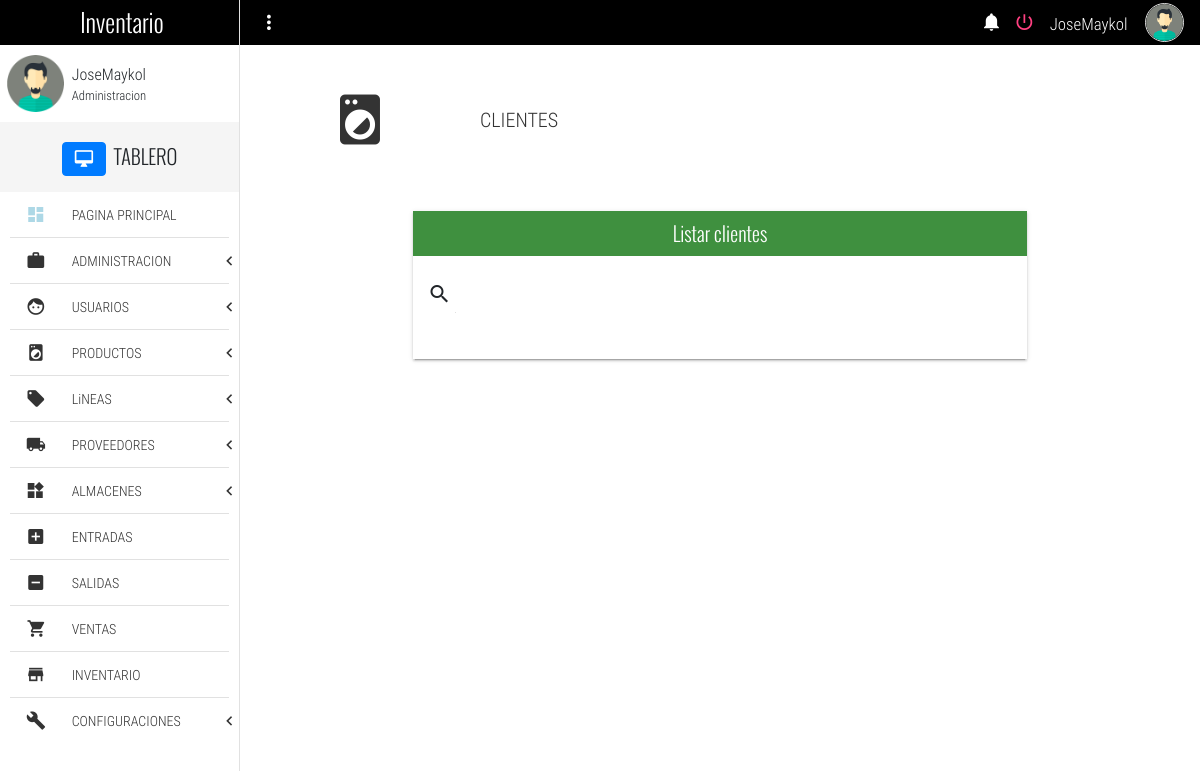
The page /listClient (signed in) on the database as committed earlier.
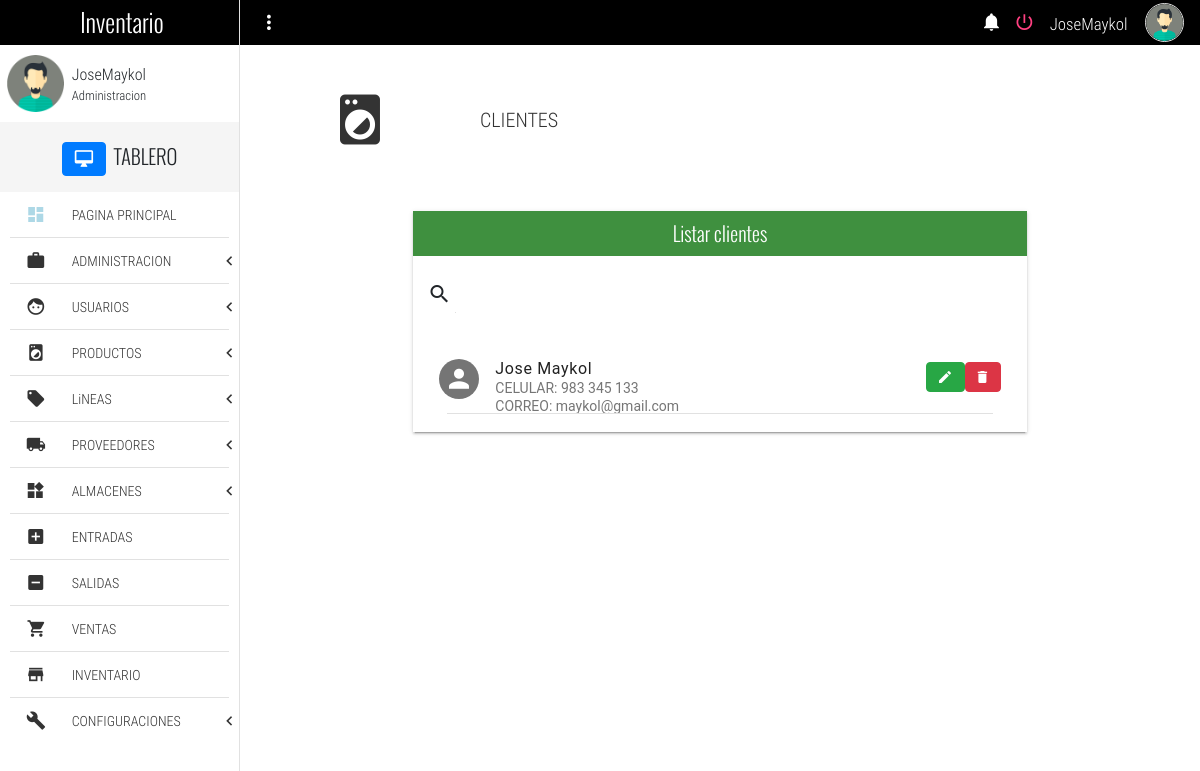
The same page on the database as committed later.
### Inventario/models.py (models this page shows, shortened)
class Client(models.Model):
    customer_name =  models.CharField(max_length= 60, null= True, verbose_name= "Nombre del cliente")
    phone = models.CharField(max_length=20, null= True, verbose_name= "Numero de telefono")
    email = models.EmailField(null= True, verbose_name= "Correo electronico")
    razon_social = models.CharField(max_length=200,null=True, verbose_name="Razon social")
    RUC =models.CharField(null=True, max_length=11,verbose_name="RUC")
    class Meta:
        verbose_name = "Cliente"
        verbose_name_plural = "Clientes"

### Inventario/views.py (the view)
# urls.py: path('listClient', views.listClient, name ='listClient'),
def listClient(request):
    context = {
        'clientes' : Client.objects.all(),
        }
    return render(request, "listClient.html", context)

### Templates/listClient.html (shortened to what this page needs)
{% extends 'base.html' %}
{% load static %}
{% block content %}
	<section class="full-width pageContent">
		<section class="full-width header-well">
			<div class="full-width header-well-icon">
				<i class="zmdi zmdi-washing-machine"></i>
			</div>
			<div class="full-width header-well-text">
				<p class="text-condensedLight">
					CLIENTES
				</p>
			</div>
		</section>
		<div class="mdl-tabs__panel" id="tabListClient">
				<div class="mdl-grid">
					<div class="mdl-cell mdl-cell--4-col-phone mdl-cell--8-col-tablet mdl-cell--8-col-desktop mdl-cell--2-offset-desktop">
						<div class="full-width panel mdl-shadow--2dp">
							<div class="full-width panel-tittle bg-success text-center tittles">
								Listar clientes
							</div>
							<div class="full-width panel-content">
								<form action="#">
									<div class="mdl-textfield mdl-js-textfield mdl-textfield--expandable">
										<label class="mdl-button mdl-js-button mdl-button--icon" for="searchClient">
											<i class="zmdi zmdi-search"></i>
										</label>
									</div>
								</form>
								<div class="mdl-list">
									{% for cliente in clientes %}
									<div class="mdl-list__item mdl-list__item--two-line">
										<span class="mdl-list__item-primary-content">
											<i class="zmdi zmdi-account mdl-list__item-avatar"></i>
											<span>{{cliente.customer_name}}</span>
											<span class="mdl-list__item-sub-title">CELULAR: {{cliente.phone}}</span>
											<span class="mdl-list__item-sub-title">CORREO: {{cliente.email}}</span>
										</span>
										<a href="/editClient/{{cliente.id}}" class="btn btn-success zmdi zmdi-edit" role="button"></a>
										<a href="/deleteClient/{{cliente.id}}" class="btn btn-danger zmdi zmdi-delete" role="button" onClick="return confirm('¿Seguro que quieres borrar a {{ cliente.customer_name }}?');"></a>
									</div>
									<li class="full-width divider-menu-h"></li>
									{% endfor %}
								</div>
							</div>
						</div>
					</div>
				</div>
			</div>
	</section>
{% endblock %}

Rows that differ between the two databases and show on the page:
added Client: customer_name "Jose Maykol", phone "983 345 133", email "maykol@gmail.com"
